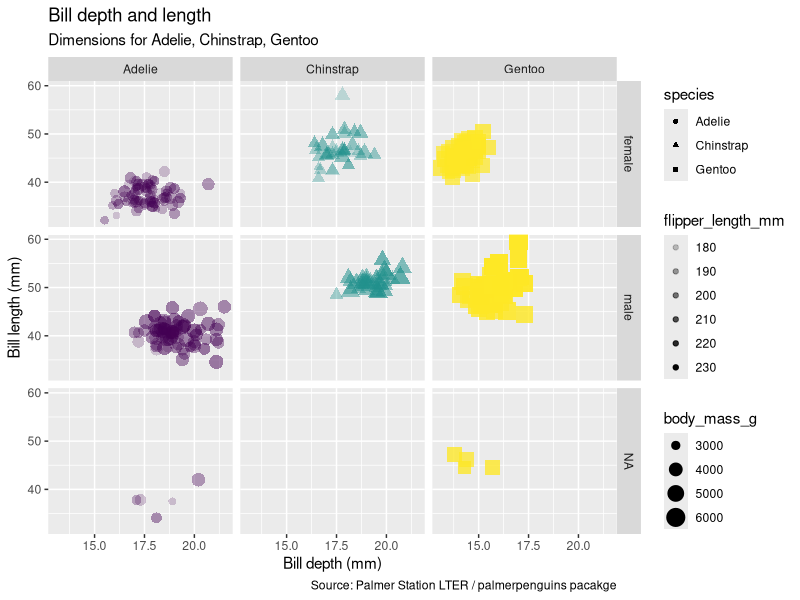

The R source for this figure:
############################################
#Practice with plotting #######
#Creator: Alex Dang ##########
############################################

### Load libraries #########
library(palmerpenguins)
library(tidyverse)

### Data analysis #########
glimpse(penguins)

### Plot practice #########
ggplot(data=penguins, ##creating plot
       mapping = aes(x = bill_depth_mm, ##adding x axis as bill depth
                     y = bill_length_mm, ##adding y axis as bill length
                     color = species, ##adding color
                     shape = species,##changing the shape of species
                     size = body_mass_g, ##changing the size of points
                     alpha = flipper_length_mm)) +  ###changing the transparency of the points
  geom_point() + ##making the plot into a scatter plot
  facet_grid(sex~species) + 
  guides(color = FALSE) +
  labs(title = "Bill depth and length", ##labeling and naming the labels
       subtitle = "Dimensions for Adelie, Chinstrap, Gentoo",
       x = "Bill depth (mm)", y= "Bill length (mm)",
    #  color = "Species",
      caption = "Source: Palmer Station LTER / palmerpenguins pacakge") + 
  scale_colour_viridis_d() ##changing color
##facet grid to add 2D grid